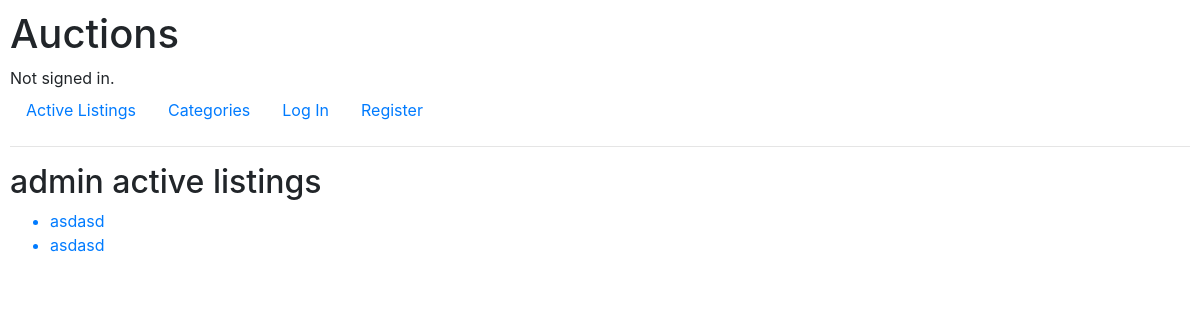
The page /user/1 on the database as committed earlier.
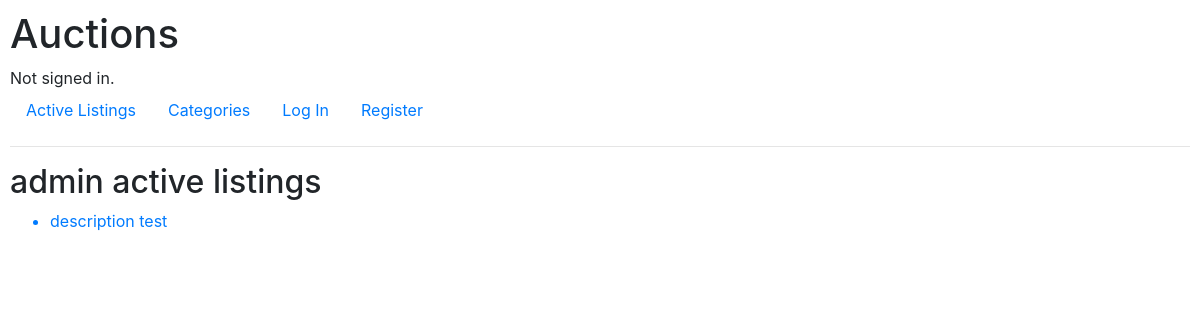
The same page on the database as committed later.
### auctions/models.py (models this page shows, shortened)
class Listing(models.Model):
    id = models.UUIDField(primary_key=True, default=uuid.uuid4, editable=False)
    title = models.CharField(max_length=25)
    image_url = models.URLField(blank=True, max_length=256)
    description = models.TextField()
    user = models.ForeignKey('User', on_delete=models.CASCADE, related_name='userListings')
    current_bid = models.DecimalField(max_digits=8, decimal_places=2)
    category = models.ForeignKey('Category', on_delete=models.SET('Other'), related_name='categoryListings')
    winner = models.ForeignKey('User', on_delete=models.SET(None), null=True, blank=True)

### auctions/views.py (the view)
# urls.py: path("user/<int:id>", views.user, name="user"),
def user(request, id):
    return render(request, "auctions/user.html", {
        'Listings' : Listing.objects.all().filter(user = id),
        'username' : User.objects.get(pk = id)
    })

### auctions/templates/auctions/user.html
{% extends "auctions/layout.html" %}
{% block body %}
    <h2>{{username}} active listings</h2>
    {%if Listings %}
    <ul>
        {%for listing in Listings%}
            <a href= '{% url 'index'%}{{ listing.id }}' ><li>{{listing.description}}</li></a>
        {% endfor %}
    </ul>
    {%else%}
        <h3>No listings</h3>
    {%endif%}
{% endblock %}

Rows that differ between the two databases and show on the page:
removed Listing: description "asdasd"
removed Listing: description "asdasd"
added Listing: description "description test"
